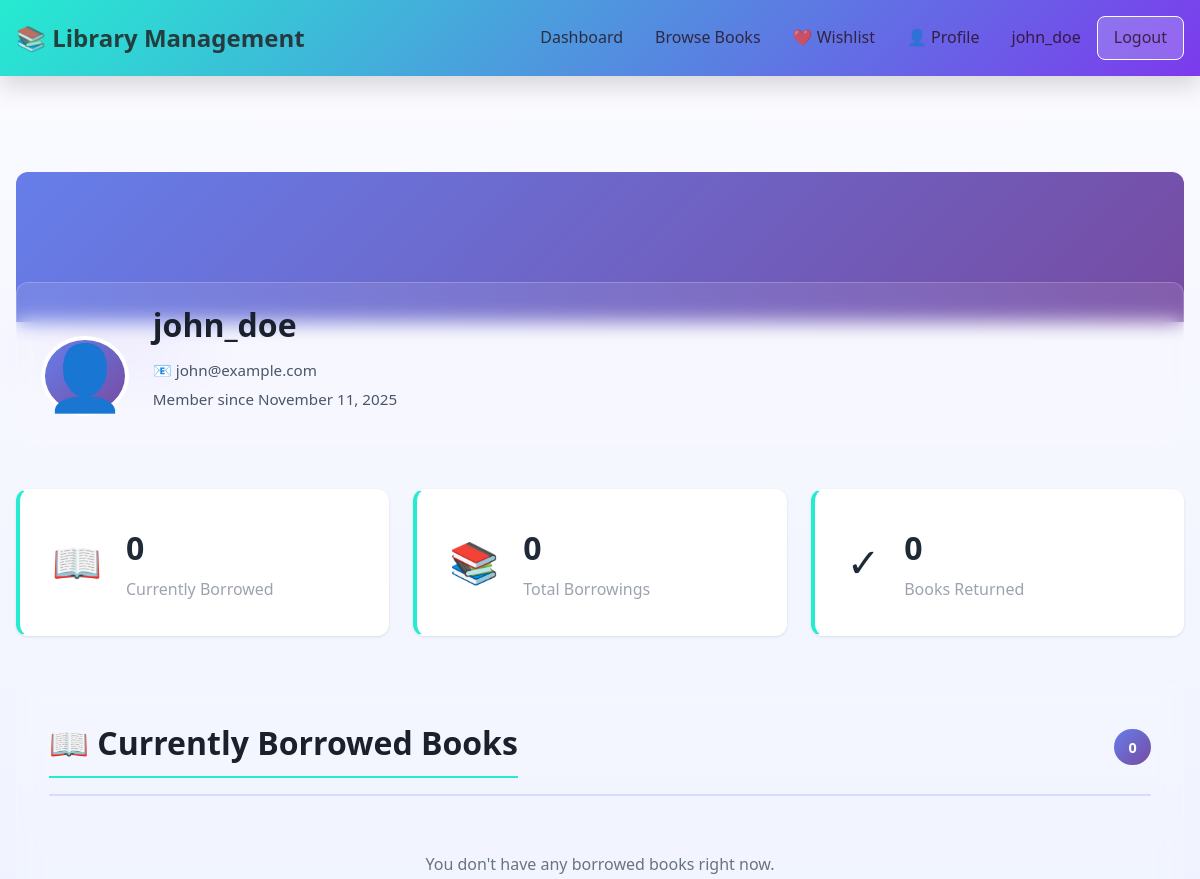
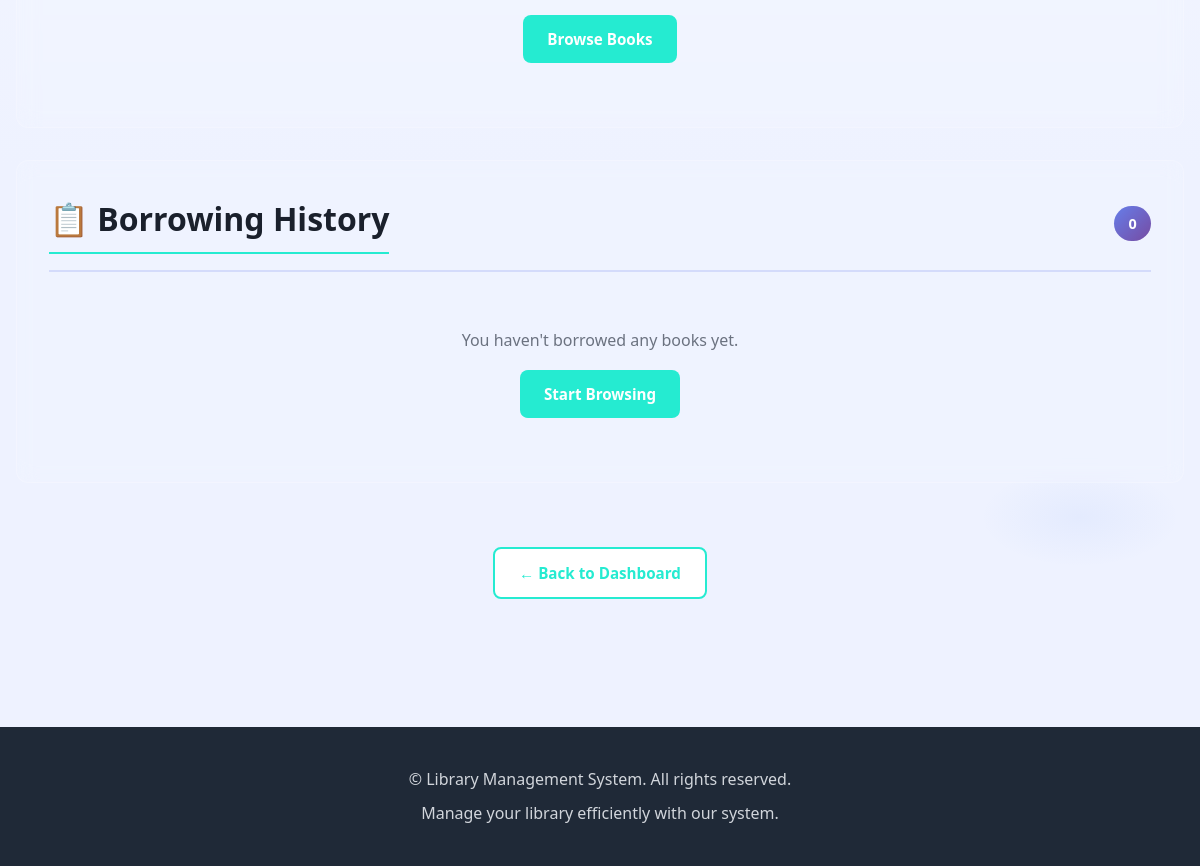
The app's page /profile (signed in), older data (2 pictures, top to bottom).
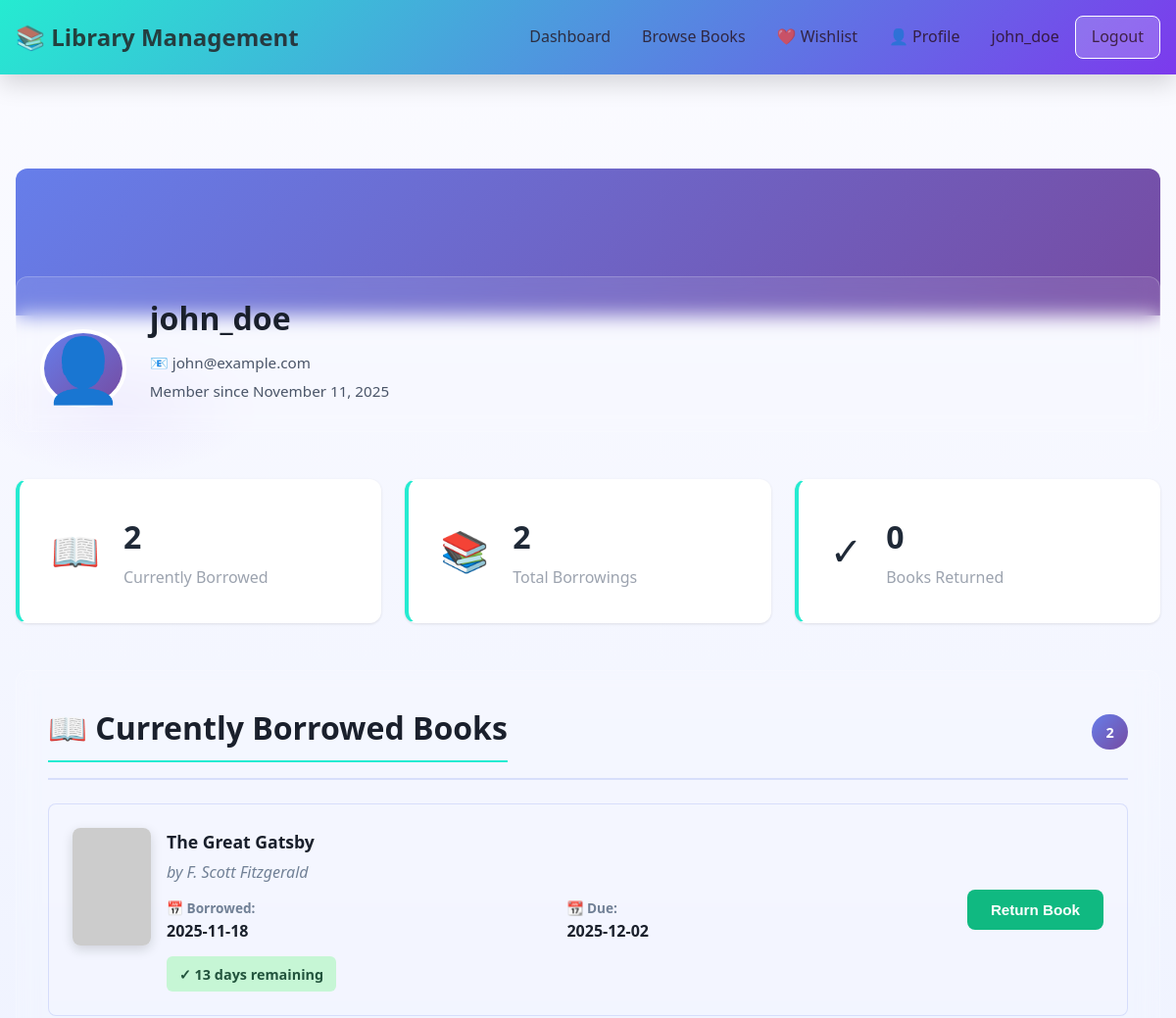
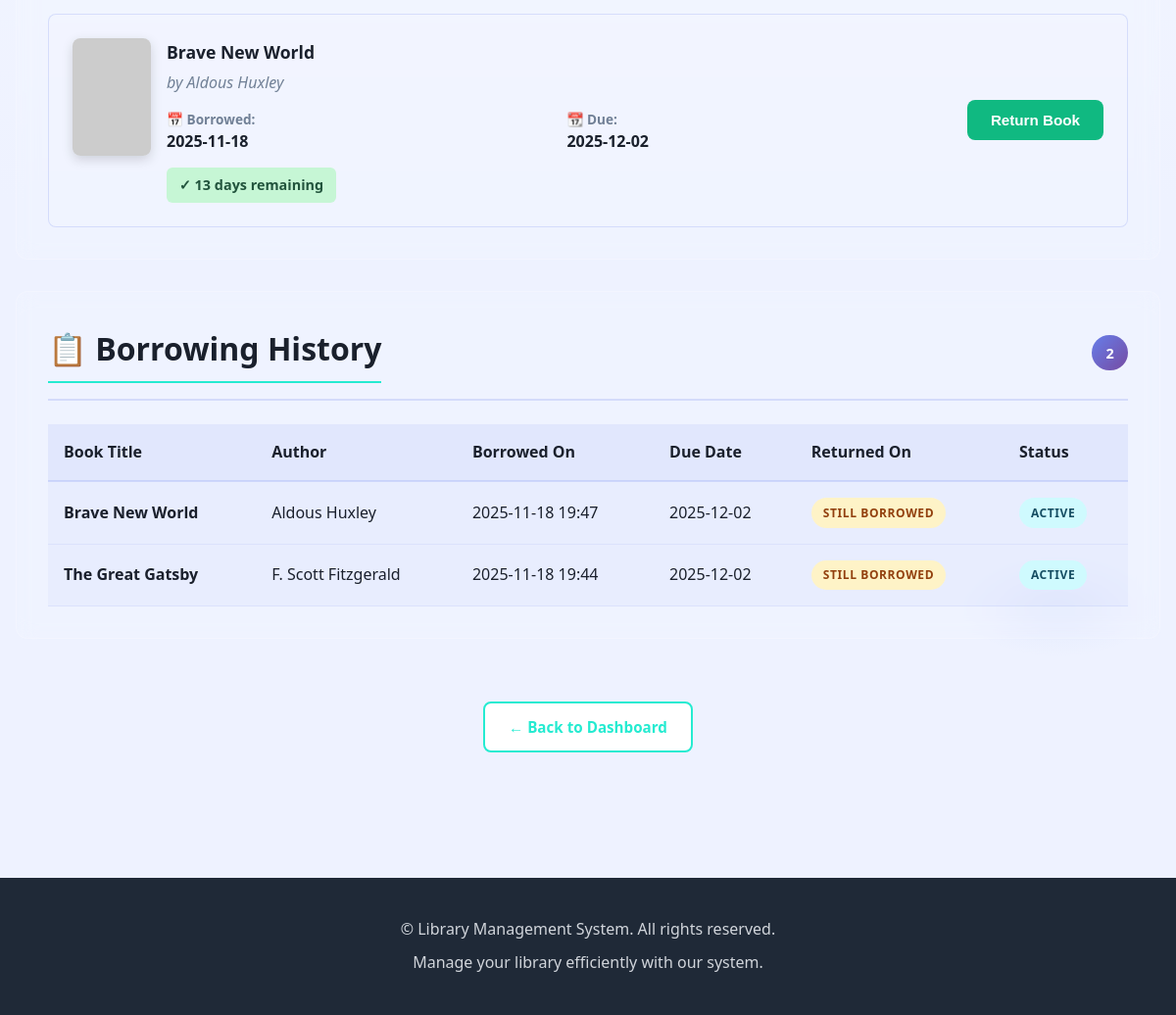
The same page, newer data (2 pictures, top to bottom).
### models.py (models this page shows, shortened)
class Borrowing(db.Model):
    __tablename__ = 'borrowings'
    id = db.Column(db.Integer, primary_key=True)
    user_id = db.Column(db.Integer, db.ForeignKey('users.id'), nullable=False, index=True)
    book_id = db.Column(db.Integer, db.ForeignKey('books.id'), nullable=False, index=True)
    borrow_date = db.Column(db.DateTime, default=datetime.now, nullable=False)
    due_date = db.Column(db.DateTime, nullable=False)
    return_date = db.Column(db.DateTime, nullable=True)
    def is_overdue(self):
        from datetime import datetime as dt
        return self.return_date is None and self.due_date < dt.now()
    def days_until_due(self):
        from datetime import datetime as dt
        if self.return_date is None:
            remaining = (self.due_date - dt.now()).days
            return max(remaining, 0)
        return 0

class Book(db.Model):
    __tablename__ = 'books'
    id = db.Column(db.Integer, primary_key=True)
    title = db.Column(db.String(200), nullable=False, index=True)
    author = db.Column(db.String(120), nullable=False, index=True)
    isbn = db.Column(db.String(13), unique=True, nullable=False, index=True)
    publication_year = db.Column(db.Integer, nullable=False)
    quantity = db.Column(db.Integer, default=1)
    available = db.Column(db.Boolean, default=True)
    description = db.Column(db.Text, nullable=True)
    image_url = db.Column(db.String(512), nullable=True)
    created_at = db.Column(db.DateTime, default=datetime.now)
    updated_at = db.Column(db.DateTime, default=datetime.now, onupdate=datetime.now)
    borrowings = db.relationship('Borrowing', backref='book', lazy=True, cascade='all, delete-orphan')

### app.py (the view)
@app.route('/profile')
def profile():
    if 'user_id' not in session:
        flash('Please log in first.', 'error')
        return redirect(url_for('login'))
    user = User.query.get(session['user_id'])
    if not user:
        session.clear()
        flash('User not found.', 'error')
        return redirect(url_for('login'))
    current_borrowings = Borrowing.query.filter_by(user_id=user.id, return_date=None).all()
    all_borrowings = Borrowing.query.filter_by(user_id=user.id).order_by(Borrowing.borrow_date.desc()).all()
    return render_template('profile.html', user=user, current_borrowings=current_borrowings, all_borrowings=all_borrowings)

### app.py (called while the page is built)
@app.context_processor
def inject_user():
    user = None
    if 'user_id' in session:
        user = User.query.get(session['user_id'])
    return dict(current_user=user)

### templates/profile.html (shortened to what the changed rows need)
{% extends "base.html" %}
{% block content %}
<div class="container">
    <div class="profile-header">
        <div class="profile-info-container">
            <div class="profile-details">
                <h1>{{ user.username }}</h1>
            </div>
        </div>
    </div>
    <div class="stats-grid">
        <div class="stat-card">
            <div class="stat-content">
                <h3>{{ current_borrowings|length }}</h3>
                <p>Currently Borrowed</p>
            </div>
        </div>
        <div class="stat-card">
            <div class="stat-content">
                <h3>{{ all_borrowings|length }}</h3>
                <p>Total Borrowings</p>
            </div>
        </div>
    </div>
    <div class="profile-section">
        <div class="section-header">
            <h2>📖 Currently Borrowed Books</h2>
            <span class="section-badge">{{ current_borrowings|length }}</span>
        </div>
        {% if current_borrowings %}
            <div class="borrowing-cards">
                {% for borrow in current_borrowings %}
                <div class="borrowing-card {% if borrow.is_overdue() %}overdue{% endif %}">
                    <div class="book-info">
                        <div class="book-cover-small">
                            <img src="{{ borrow.book.image_url or 'https://via.placeholder.com/80x120?text=No+Cover' }}"
                                 alt="{{ borrow.book.title }} cover"
                                 onerror="this.src='https://via.placeholder.com/80x120?text=No+Cover'">
                        </div>
                        <div class="borrowing-details">
                            <h3>{{ borrow.book.title }}</h3>
                            <p class="book-author">by {{ borrow.book.author }}</p>
                            <div class="borrowing-dates">
                                <div class="date-item">
                                    <span class="date-label">📅 Borrowed:</span>
                                    <span class="date-value">{{ borrow.borrow_date.strftime('%Y-%m-%d') }}</span>
                                </div>
                                <div class="date-item">
                                    <span class="date-label">📆 Due:</span>
                                    <span class="date-value">{{ borrow.due_date.strftime('%Y-%m-%d') }}</span>
                                </div>
                            </div>
                            <div class="status-indicator">
                                {% if borrow.is_overdue() %}
                                    <span class="status-overdue">⚠️ OVERDUE - {{ borrow.days_overdue() }} days</span>
                                {% elif borrow.days_until_due() <= 3 %}
                                    <span class="status-warning">⏰ Due soon - {{ borrow.days_until_due() }} days left</span>
                                {% else %}
                                    <span class="status-ok">✓ {{ borrow.days_until_due() }} days remaining</span>
                                {% endif %}
                            </div>
                        </div>
                    </div>
                    <div class="borrowing-action">
                        <form method="POST" action="{{ url_for('return_book', borrowing_id=borrow.id) }}">
                            <button type="submit" class="btn btn-success">Return Book</button>
                        </form>
                    </div>
                </div>
                {% endfor %}
            </div>
        {% else %}
            <div class="empty-state">
                <p>You don't have any borrowed books right now.</p>
                <a href="{{ url_for('books') }}" class="btn btn-primary">Browse Books</a>
            </div>
        {% endif %}
    </div>
    <div class="profile-section">
        <div class="section-header">
            <h2>📋 Borrowing History</h2>
            <span class="section-badge">{{ all_borrowings|length }}</span>
        </div>
        {% if all_borrowings %}
            <div class="history-table-responsive">
                <table class="history-table">
                    <thead>
                        <tr>
                            <th>Book Title</th>
                            <th>Author</th>
                            <th>Borrowed On</th>
                            <th>Due Date</th>
                            <th>Returned On</th>
                            <th>Status</th>
                        </tr>
                    </thead>
                    <tbody>
                        {% for borrow in all_borrowings %}
                        <tr class="{% if borrow.return_date is none %}currently-borrowed{% elif borrow.is_overdue() %}overdue-history{% endif %}">
                            <td>
                                <strong>{{ borrow.book.title }}</strong>
                            </td>
                            <td>{{ borrow.book.author }}</td>
                            <td>{{ borrow.borrow_date.strftime('%Y-%m-%d %H:%M') }}</td>
                            <td>{{ borrow.due_date.strftime('%Y-%m-%d') }}</td>
                            <td>
                                {% if borrow.return_date %}
                                    {{ borrow.return_date.strftime('%Y-%m-%d %H:%M') }}
                                {% else %}
                                    <span class="badge badge-warning">Still Borrowed</span>
                                {% endif %}
                            </td>
                            <td>
                                {% if borrow.return_date is none %}
                                    {% if borrow.is_overdue() %}
                                        <span class="badge badge-danger">OVERDUE</span>
                                    {% else %}
                                        <span class="badge badge-info">Active</span>
                                    {% endif %}
                                {% else %}
                                    <span class="badge badge-success">Returned</span>
                                {% endif %}
                            </td>
                        </tr>
                        {% endfor %}
                    </tbody>
                </table>
            </div>
        {% else %}
            <div class="empty-state">
                <p>You haven't borrowed any books yet.</p>
                <a href="{{ url_for('books') }}" class="btn btn-primary">Start Browsing</a>
            </div>
        {% endif %}
    </div>
</div>
{% endblock %}

Row changes from the older to the newer data that the page shows:
added Borrowing: book "The Great Gatsby", book.author "F. Scott Fitzgerald", borrow_date "2025-11-18", due_date "2025-12-02", days_until_due "13", borrow_date "2025-11-18 19:44", shows "STILL BORROWED", shows "ACTIVE"
added Borrowing: book "Brave New World", book.author "Aldous Huxley", borrow_date "2025-11-18", due_date "2025-12-02", days_until_due "13", borrow_date "2025-11-18 19:47", shows "STILL BORROWED", shows "ACTIVE"
Text that changed along with them:
{{ current_borrowings|length }}: "0" → "2"
{{ all_borrowings|length }}: "0" → "2"
text no longer shown: "You don't have any borrowed books right now. Browse Books You haven't borrowed any books yet. Start Browsing"
text now shown: "Book Title Author Borrowed On Due Date Returned On Status"
